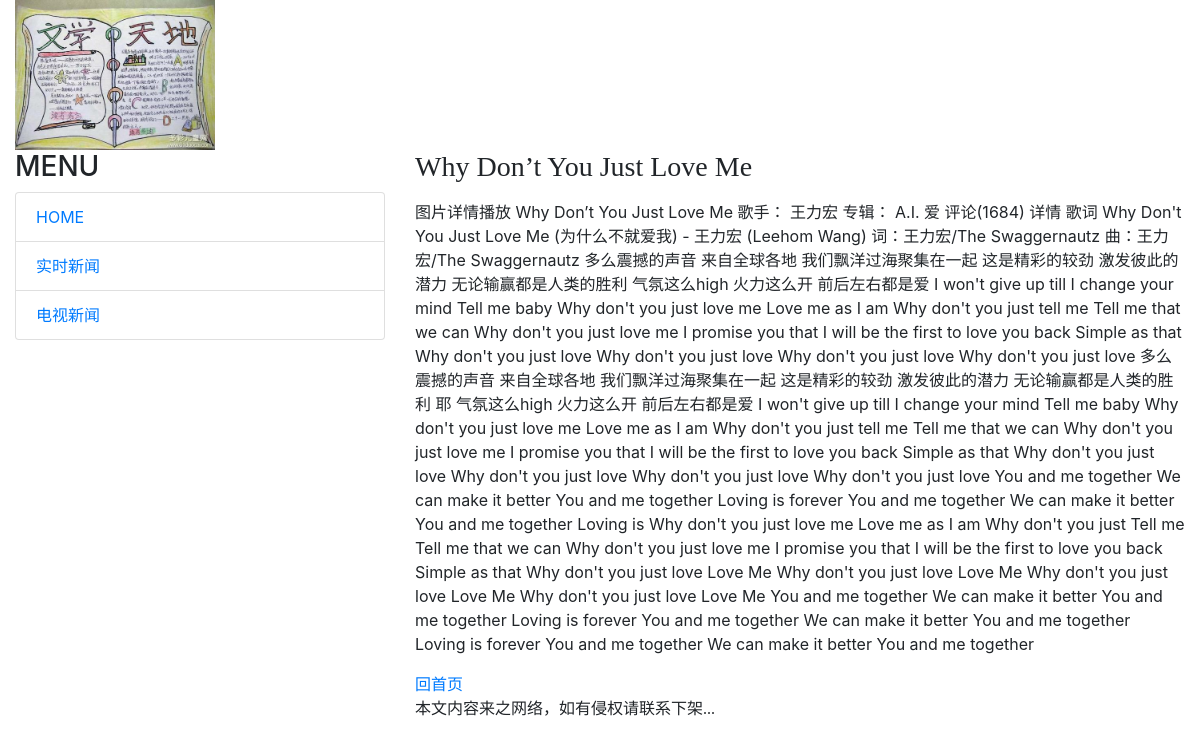
The page /post/wanglihong on the database its author committed.
### mainsite/models.py (models this page shows)
class Post(models.Model):
    title = models.CharField(max_length=200)
    slug = models.CharField(max_length=200)
    body = models.TextField()
    pub_date = models.DateTimeField(default=timezone.now)
    class Meta:
        ordering = ('-pub_date',)
    def __str__(self):
        return self.title

### mainsite/views.py (the view)
# urls.py: url(r'^post/(\w+)$', v.showpost),
def showpost(request, slug):
    template = get_template('post.html')
    try:
        post = Post.objects.get(slug=slug)
        print(post)
        if post != None:
            html = template.render(locals())
            return HttpResponse(html)
    except Exception as e:
        print(e)
        return redirect('/')

### templates/post.html (shortened to what this page needs)
{% extends 'base.html' %}
{% load markdown_deux_tags %}
{% block headmessage %}
    <h3 style="font-family: 微软雅黑;">{{post.title}}</h3>
{% endblock %}
{% block content %}
    <p style="font-family: 微软雅黑; font-size: 12pt; letter-spacing: 2pt;">
        {{post.body | markdown}}
    </p>
<a style="font-family: 微软雅黑;" href="/">回首页</a>
{% endblock %}

### rows shown on the page
Post: title "Why Don’t You Just Love Me", body "图片详情播放 Why Don’t You Just Love Me 歌手： 王力宏 专辑： A.I. 爱 评论(1684) 详情 歌词 Why Don't You Just Love Me (为什么不就爱我) - 王力宏 (Leehom Wang) 词：王力宏/The Swaggernautz 曲：王力宏/The Swaggernautz 多么震撼的声音 来自全球各地 我们飘洋过海聚集在一起 这是精彩的较劲 激发彼此的潜力 无论输赢都是人类的胜利 气氛这么high 火力这么开 前后左右都是爱 I won't give up till I change your mind Tell me baby Why don't you just love me Love me as I am Why don't you just tell me Tell me that we can Why don't you just love me I promise you that I will be the first to love you back Simple as that Why don't you just love Why don't you just love Why don't you just love Why don't you just love 多么震撼的声音 来自全球各地 我们飘洋过海聚集在一起 这是精彩的较劲 激发彼此的潜力 无论输赢都是人类的胜利 耶 气氛这么high 火力这么开 前后左右都是爱 I won't give up till I change…"
